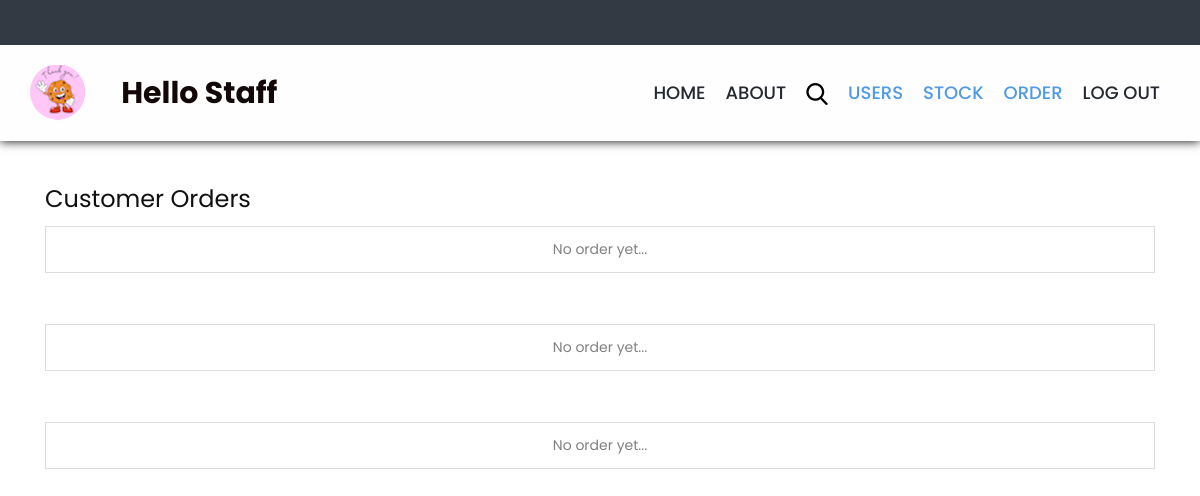
/staff/view_Order.php, run on an earlier commit of the app's database.
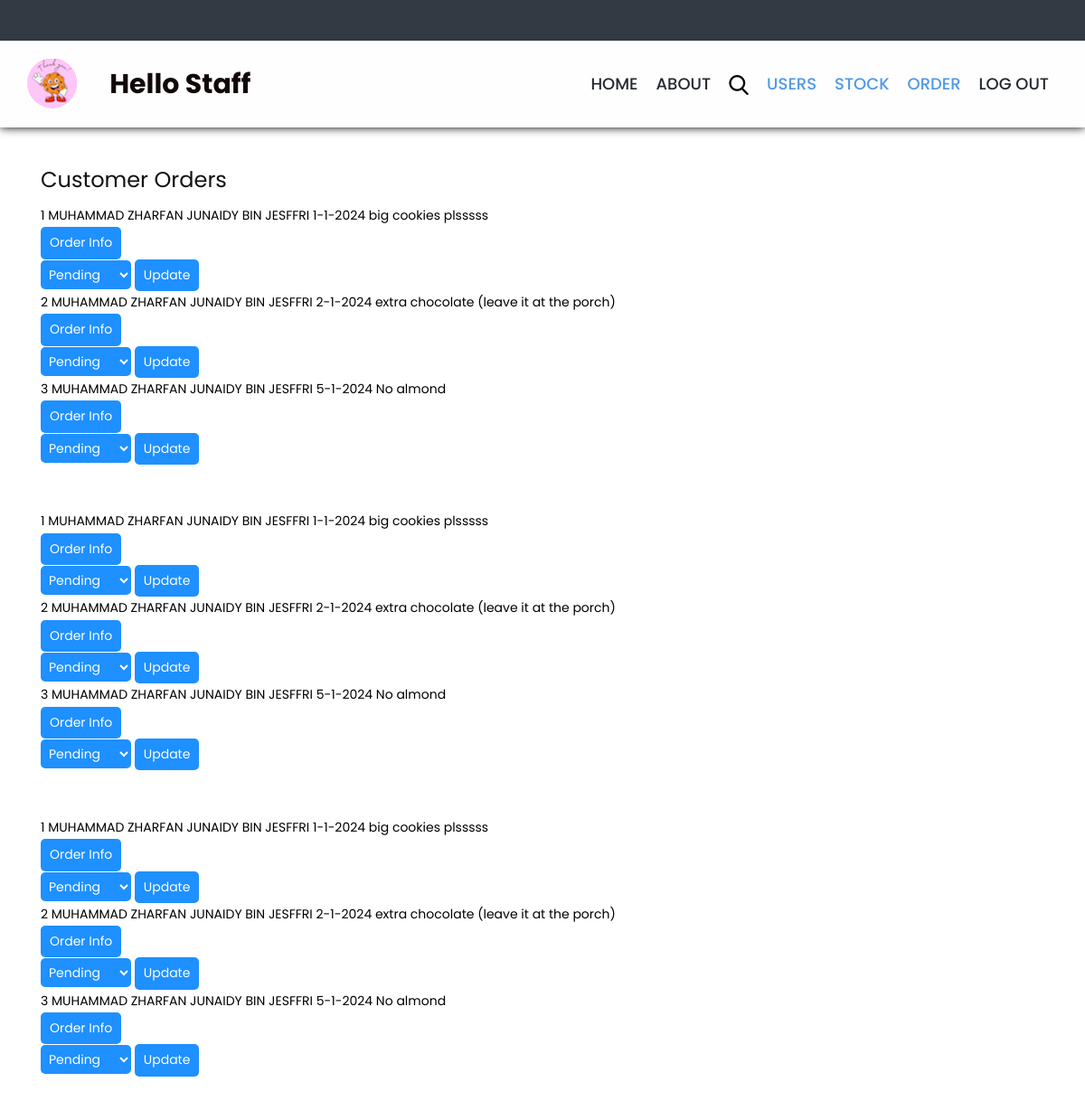
And on a later commit of the database.
### tables this page shows
CREATE TABLE Orders(
    order_ID INT(20) NOT NULL AUTO_INCREMENT PRIMARY KEY,
    order_Date VARCHAR(100),
    order_Details VARCHAR(200),
    order_Status BOOLEAN,
    user_ID INT(100),
    FOREIGN KEY(user_ID) REFERENCES users(user_ID)
    ON DELETE CASCADE
    ON UPDATE CASCADE
);

CREATE TABLE users(
    user_ID INT NOT NULL AUTO_INCREMENT PRIMARY KEY,
    username TEXT(100) NOT NULL,
    name VARCHAR(100) NOT NULL,
    password VARCHAR(200) NOT NULL,
    gender VARCHAR(100) NOT NULL,
    address VARCHAR(200) NOT NULL,
    email varchar(50) NOT NULL,
    phone_Num VARCHAR(200) NOT NULL,
    picture VARCHAR(200) NOT NULL,
    level_ID INT(2) NOT NULL,
    FOREIGN KEY(level_ID) REFERENCES level(id)
    ON DELETE CASCADE
    ON UPDATE CASCADE
);

### reusableCodes/Functions.php (the view, shortened to what this page needs)
<?php
function getOrderDetailsStaff()
{
	include('connectdb.php');
	$sql = "SELECT * FROM orders";
	$query = mysqli_query($conn, $sql);
	$totalRows = mysqli_num_rows($query);
	$arrayOfArrays = array();
	while ($row = mysqli_fetch_array($query)) {
		$arrayOfArrays[] = $row;
	}
	$count = 0;
	for ($i = 0; $i < $totalRows; $i++) {
		if ($arrayOfArrays[$i][3] != 5 && $arrayOfArrays[$i][3] != 3) {
			$count++;
			echo "
			<tbody>
				<tr>
					<td>" . $arrayOfArrays[$i][0] . "</td>";
			$sql2 = "SELECT * FROM users WHERE user_ID ='" . $arrayOfArrays[$i][4] . "'";
			$query = mysqli_query($conn, $sql2);
			$userArray = mysqli_fetch_array($query);
			echo "		<td>" . $userArray[2] . "</td>
						<td>" . $arrayOfArrays[$i][1] . "</td>
						<td>" . $arrayOfArrays[$i][2] . "</td>
						<form action='order_details.php' method='POST'>
						<td><button type='send' name='submit' value=1>Order Info</button></td>
						<input type='hidden' name='orderID' value='" . $arrayOfArrays[$i][0] . "'>
						</form>
						<form action='../reusableCodes/updateStatus.php' method='GET'>
						<input type='hidden' name='orderID' value='" . $arrayOfArrays[$i][0] . "'>
						<input type='hidden' name='location' value='$i'>
						<td>";
			switch ($arrayOfArrays[$i][3]) {
				case 1:
					echo "
							<select class=\"status-select\" name='status[]' id ='status[]'>
								<option value=\"1\" selected>Pending</option>
								<option value=\"2\">Ready</option>
								<option value=\"3\">Received</option>
								<option value=\"4\">Shipped</option>
								<option value=\"5\">Delivered</option>
							</select>
						</td>
						<td><button type='send'>Update</button></td>
					</tr>
				</tbody>";
					break;
			}
		}
	}
	if ($count < 1) {
		echo "<table style='text-align:center;color:gray;'><td> No order yet...</td></table>";
	}
}

### staff/view_Order.php (shortened to what this page needs)
<!DOCTYPE html>
<html lang="en">
<head>
    <?php include '../reusableCodes/headerMeta1in.php' ?>
    <?php include '../reusableCodes/headerStaff.php';
    include '../reusableCodes/Functions.php' ?>
    <section class="product_section">
    <div class="container">
</head>
<body>
<h1>Customer Orders</h1>
        <?php getOrderDetailsStaff(1); ?>
        <br>
        <br>
        <?php getOrderDetailsStaff(2); ?>
        <br>
        <br>
        <?php getOrderDetailsStaff(4); ?>
        <br>
        <br>
</body>
</html>

### reusableCodes/headerMeta1in.php (shortened to what this page needs)
<link rel="stylesheet" type="text/css" href="../css/bootstrap.min.css">
<link rel="stylesheet" type="text/css" href="../css/style.css">
<link rel="stylesheet" href="../css/responsive.css">
<link rel="stylesheet" href="../css/jquery.mCustomScrollbar.min.css">
<link rel="stylesheet" href="https://netdna.bootstrapcdn.com/font-awesome/4.0.3/css/font-awesome.css">
<link rel="stylesheet" href="../css/owl.carousel.min.css">
<link rel="stylesheet" href="../css/owl.theme.default.min.css">
<link rel="stylesheet" href="https://cdnjs.cloudflare.com/ajax/libs/fancybox/2.1.5/jquery.fancybox.min.css" media="screen">
<link rel="stylesheet" href="../css/nice-select.css">

### reusableCodes/headerStaff.php (shortened to what this page needs)
<div class="header_section">
  <nav class="navbar navbar-expand-lg navbar-light bg-light">
    <div class="iconLogo"><a href="index.php"><img src="../images/logo.png"></a></div>
    <?php
    echo '<div class="caller">Hello Staff ' . $_SESSION['username'] . '</div>';
    ?>
    <div class="collapse navbar-collapse" id="navbarSupportedContent">
      <ul class="navbar-nav mr-auto">
        <li class="nav-item">
          <a class="nav-link" href="index.php">HOME</a>
        </li>
        <li class="nav-item">
          <a class="nav-link" href="about.php">ABOUT</a>
        </li>
        <li class="nav-item">
          <a class="nav-link" href="#"><img src="../images/search-icon.png"></a>
        </li>
        <li class="nav-item dropdown active">
          <a class="nav-link" id="navbarDropdown" role="button" data-toggle="dropdown" aria-haspopup="true" aria-expanded="false">USERS</a>
        </li>
        <li class="nav-item dropdown active">
          <a class="nav-link" id="navbarDropdown" role="button" data-toggle="dropdown" aria-haspopup="true" aria-expanded="false">STOCK</a>
        </li>
        <li class="nav-item dropdown active">
          <a class="nav-link" id="navbarDropdown" role="button" data-toggle="dropdown" aria-haspopup="true" aria-expanded="false">ORDER</a>
        </li>
        <li class="nav-item">
          <a class="nav-link" href="../login/logout.php">LOG OUT</a>
        </li>
      </ul>
    </div>
  </nav>
</div>

### css/style.css (style rules this page uses)
*, *::after, *::before { box-sizing: border-box !important; }
html { scroll-behavior: smooth; }
body { color: #000000; font-size: 14px; font-family: Poppins, sans-serif; line-height: 1.80857; font-weight: normal; overflow-x: hidden; }
a { color: #0a0101; text-decoration: none !important; outline: none !important; -webkit-transition: all .3s ease-in-out; -moz-transition: all .3s ease-in-out; -ms-transition: all .3s ease-in-out; -o-transition: all .3s ease-in-out; transition: all .3s ease-in-out; }
h1, h2, h3, h4, h5, h6 { letter-spacing: 0; font-weight: normal; position: relative; padding: 0 0 10px 0; font-weight: normal; line-height: normal; color: #111111; margin: 0 }
h1 { font-size: 24px }
ul, li, ol { margin: 0px; padding: 0px; list-style: none; }
img { max-width: 100%; height: auto; }
button { border: 0; margin: 0; padding: 0; cursor: pointer; }
.iconLogo { width: 8%; float: left; }
.navbar { padding: 20px 30px; }
.navbar-expand-lg .navbar-nav .nav-link { padding-right: 10px; padding-left: 10px; font-size: 18px; }
.bg-light { background-color: #fefeff !important; box-shadow: 0px 0px 10px 0px; border-top: 45px solid #333a44; }
.navbar-light .navbar-nav .nav-link { color: #24292f; font-weight: 500; }
.navbar-light .navbar-nav .active>.nav-link, .navbar-light .navbar-nav .nav-link.active, .navbar-light .navbar-nav .nav-link.show, .navbar-light .navbar-nav .show>.nav-link { color: #4f99e5; }
.product_section { padding-top: 40px; padding-bottom: 90px; }
.caller { float: left; font-size: 30px; color: rgb(18, 8, 8); font-weight: bold; }

### staff/view_Order.php (style rules this page uses)
.status-select { width: 100px; background-color: DodgerBlue; color: white; border: none; padding: 5px; border-radius: 5px; }
button { background-color: DodgerBlue; color: white; border: none; padding: 5px 10px; border-radius: 5px; cursor: pointer; }
table { width: 100%; border-collapse: collapse; }
th, td { padding: 10px; border: 1px solid #ddd; }

What changed in the data, as far as the page shows it:
added orders: order_ID "1", user_ID.name "MUHAMMAD ZHARFAN JUNAIDY BIN JESFFRI", order_Date "1-1-2024", order_Details "big cookies plsssss"
added orders: order_ID "2", user_ID.name "MUHAMMAD ZHARFAN JUNAIDY BIN JESFFRI", order_Date "2-1-2024", order_Details "extra chocolate (leave it at the porch)"
added orders: order_ID "3", user_ID.name "MUHAMMAD ZHARFAN JUNAIDY BIN JESFFRI", order_Date "5-1-2024", order_Details "No almond"
Also different on the page:
text no longer shown: "No order yet... No order yet... No order yet..."
